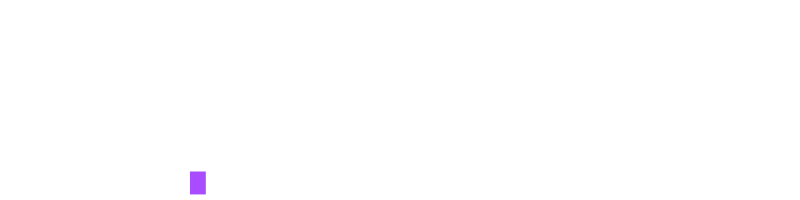
Frame 1 (no input)
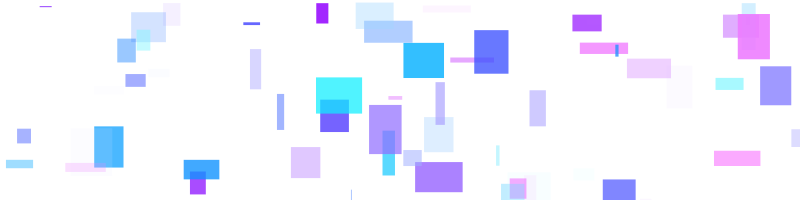
Frame 60 (the mouse pressed at the canvas centre just before this capture)
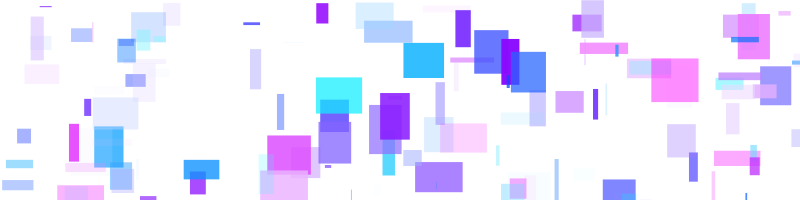
Frame 120 (the mouse held since frame 60 and released just before this capture)

The Processing sketch that drew these frames (run headless with seeded random() and noise(); from frame 60 on, the mouse is pressed at the canvas centre):

// Processing sketch: processing_165766
// ── processing_165766.pde

// generative_rectangles

// Variables ----------------------------------------
int rectX = 50;
int rectY = 50;
int savedTime;
int totalTime = 20000;

// Setup ----------------------------------------
void setup() {
  size(800, 200);
  smooth();
  background(#ffffff);
  savedTime = millis();
}

// Draw ----------------------------------------
void draw() {
  int passedTime = millis() - savedTime;
  noStroke();
  
  // Fill it with a random color of the blue-purple spectrums
  fill(random(255), random(255), 255, random(255));
  
  // If 10 seconds passes, start to use white boxes to transition out
  if(passedTime > totalTime) {
    fill(255, 255, 255, 255);
  }
  // Generate rectangles
  rect(random(width), random(height), random(rectX), random(rectY));
  
  // Add more white boxes to speed up end of animation
  if(passedTime > totalTime + 3000) {
    rect(random(width), random(height), random(width/2), random(height/2));
  }
  
  // Clear the animation
  if(passedTime > totalTime + 5000) {
    background(#ffffff);
  }
  
  // Restart the animation
  if(passedTime > totalTime + 7000) {
    setup();
  }
}
